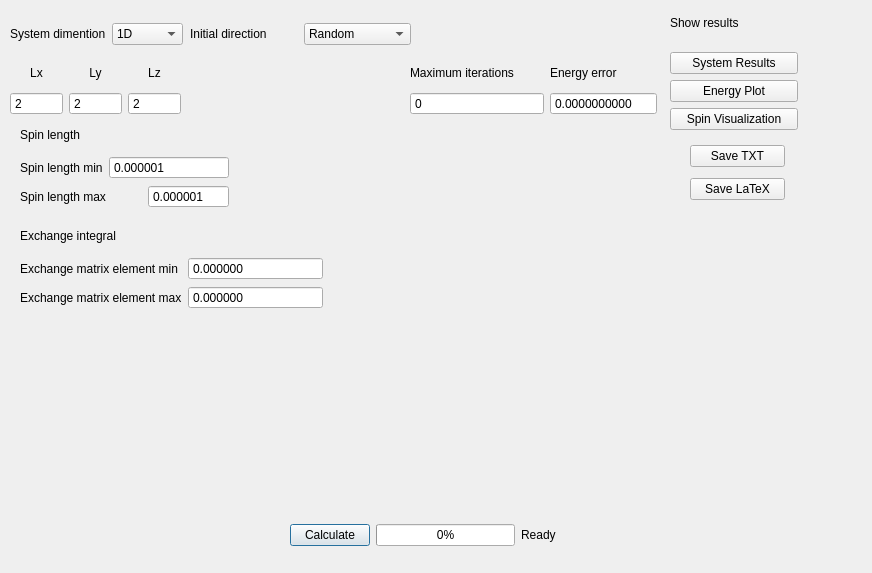
<?xml version="1.0" encoding="UTF-8"?>
<ui version="4.0">
 <class>ParametersDialog</class>
 <widget class="QDialog" name="ParametersDialog">
  <property name="geometry">
   <rect>
    <x>0</x>
    <y>0</y>
    <width>872</width>
    <height>573</height>
   </rect>
  </property>
  <property name="windowTitle">
   <string>Parameters</string>
  </property>
  <widget class="QWidget" name="layoutWidget">
   <property name="geometry">
    <rect>
     <x>10</x>
     <y>20</y>
     <width>173</width>
     <height>28</height>
    </rect>
   </property>
   <layout class="QGridLayout" name="gridLayout">
    <item row="0" column="0">
     <widget class="QLabel" name="label">
      <property name="text">
       <string>System dimention</string>
      </property>
     </widget>
    </item>
    <item row="0" column="1">
     <widget class="QComboBox" name="SystemDimentionComboBox">
      <item>
       <property name="text">
        <string>1D</string>
       </property>
      </item>
      <item>
       <property name="text">
        <string>2D</string>
       </property>
      </item>
      <item>
       <property name="text">
        <string>3D</string>
       </property>
      </item>
     </widget>
    </item>
   </layout>
  </widget>
  <widget class="QWidget" name="layoutWidget">
   <property name="geometry">
    <rect>
     <x>10</x>
     <y>60</y>
     <width>171</width>
     <height>55</height>
    </rect>
   </property>
   <layout class="QGridLayout" name="gridLayout_2">
    <item row="0" column="0">
     <widget class="QLabel" name="label_2">
      <property name="text">
       <string>&lt;html&gt;&lt;head/&gt;&lt;body&gt;&lt;p align=&quot;center&quot;&gt;Lx&lt;/p&gt;&lt;/body&gt;&lt;/html&gt;</string>
      </property>
     </widget>
    </item>
    <item row="0" column="1">
     <widget class="QLabel" name="label_3">
      <property name="text">
       <string>&lt;html&gt;&lt;head/&gt;&lt;body&gt;&lt;p align=&quot;center&quot;&gt;Ly&lt;/p&gt;&lt;/body&gt;&lt;/html&gt;</string>
      </property>
     </widget>
    </item>
    <item row="0" column="2">
     <widget class="QLabel" name="label_4">
      <property name="text">
       <string>&lt;html&gt;&lt;head/&gt;&lt;body&gt;&lt;p align=&quot;center&quot;&gt;Lz&lt;/p&gt;&lt;/body&gt;&lt;/html&gt;</string>
      </property>
     </widget>
    </item>
    <item row="1" column="0">
     <widget class="QSpinBox" name="LxSpinBox">
      <property name="buttonSymbols">
       <enum>QAbstractSpinBox::ButtonSymbols::NoButtons</enum>
      </property>
      <property name="minimum">
       <number>2</number>
      </property>
     </widget>
    </item>
    <item row="1" column="1">
     <widget class="QSpinBox" name="LySpinBox">
      <property name="buttonSymbols">
       <enum>QAbstractSpinBox::ButtonSymbols::NoButtons</enum>
      </property>
      <property name="minimum">
       <number>2</number>
      </property>
     </widget>
    </item>
    <item row="1" column="2">
     <widget class="QSpinBox" name="LzSpinBox">
      <property name="buttonSymbols">
       <enum>QAbstractSpinBox::ButtonSymbols::NoButtons</enum>
      </property>
      <property name="minimum">
       <number>2</number>
      </property>
     </widget>
    </item>
   </layout>
  </widget>
  <widget class="QWidget" name="layoutWidget">
   <property name="geometry">
    <rect>
     <x>190</x>
     <y>20</y>
     <width>221</width>
     <height>28</height>
    </rect>
   </property>
   <layout class="QGridLayout" name="gridLayout_3">
    <item row="0" column="0">
     <widget class="QLabel" name="label_5">
      <property name="text">
       <string>Initial direction</string>
      </property>
     </widget>
    </item>
    <item row="0" column="1">
     <widget class="QComboBox" name="InitialDirectionComboBox">
      <property name="currentIndex">
       <number>1</number>
      </property>
      <item>
       <property name="text">
        <string>Parallel</string>
       </property>
      </item>
      <item>
       <property name="text">
        <string>Random</string>
       </property>
      </item>
     </widget>
    </item>
   </layout>
  </widget>
  <widget class="QWidget" name="layoutWidget">
   <property name="geometry">
    <rect>
     <x>190</x>
     <y>60</y>
     <width>77</width>
     <height>55</height>
    </rect>
   </property>
   <layout class="QGridLayout" name="gridLayout_4"/>
  </widget>
  <widget class="QWidget" name="layoutWidget">
   <property name="geometry">
    <rect>
     <x>410</x>
     <y>60</y>
     <width>134</width>
     <height>55</height>
    </rect>
   </property>
   <layout class="QGridLayout" name="gridLayout_6">
    <item row="0" column="0">
     <widget class="QLabel" name="label_8">
      <property name="text">
       <string>Maximum iterations</string>
      </property>
     </widget>
    </item>
    <item row="1" column="0">
     <widget class="QSpinBox" name="spinBox">
      <property name="buttonSymbols">
       <enum>QAbstractSpinBox::ButtonSymbols::NoButtons</enum>
      </property>
      <property name="maximum">
       <number>1000000000</number>
      </property>
     </widget>
    </item>
   </layout>
  </widget>
  <widget class="QWidget" name="layoutWidget">
   <property name="geometry">
    <rect>
     <x>550</x>
     <y>60</y>
     <width>107</width>
     <height>55</height>
    </rect>
   </property>
   <layout class="QGridLayout" name="gridLayout_7">
    <item row="0" column="0">
     <widget class="QLabel" name="label_9">
      <property name="text">
       <string>Energy error</string>
      </property>
     </widget>
    </item>
    <item row="1" column="0">
     <widget class="QDoubleSpinBox" name="EnergyErrorDoubleSpinBox">
      <property name="buttonSymbols">
       <enum>QAbstractSpinBox::ButtonSymbols::NoButtons</enum>
      </property>
      <property name="decimals">
       <number>10</number>
      </property>
      <property name="maximum">
       <double>2.000000000000000</double>
      </property>
     </widget>
    </item>
   </layout>
  </widget>
  <widget class="QWidget" name="layoutWidget">
   <property name="geometry">
    <rect>
     <x>290</x>
     <y>520</y>
     <width>266</width>
     <height>31</height>
    </rect>
   </property>
   <layout class="QGridLayout" name="gridLayout_8">
    <item row="0" column="0">
     <widget class="QPushButton" name="calculateButton">
      <property name="text">
       <string>Calculate</string>
      </property>
     </widget>
    </item>
    <item row="0" column="1">
     <widget class="QProgressBar" name="simulationProgressBar">
      <property name="value">
       <number>0</number>
      </property>
     </widget>
    </item>
    <item row="0" column="2">
     <widget class="QLabel" name="calculationStatusLabel">
      <property name="text">
       <string>Ready</string>
      </property>
     </widget>
    </item>
   </layout>
  </widget>
  <widget class="QWidget" name="layoutWidget">
   <property name="geometry">
    <rect>
     <x>670</x>
     <y>0</y>
     <width>128</width>
     <height>130</height>
    </rect>
   </property>
   <layout class="QGridLayout" name="gridLayout_9">
    <item row="0" column="0">
     <widget class="QLabel" name="label_10">
      <property name="text">
       <string>Show results</string>
      </property>
     </widget>
    </item>
    <item row="1" column="0">
     <widget class="QPushButton" name="systemResultsButton">
      <property name="text">
       <string>System Results</string>
      </property>
     </widget>
    </item>
    <item row="2" column="0">
     <widget class="QPushButton" name="energyPlotButton">
      <property name="text">
       <string>Energy Plot</string>
      </property>
     </widget>
    </item>
    <item row="3" column="0">
     <widget class="QPushButton" name="spinVisualizationButton">
      <property name="text">
       <string>Spin Visualization</string>
      </property>
     </widget>
    </item>
   </layout>
  </widget>
  <widget class="QWidget" name="">
   <property name="geometry">
    <rect>
     <x>20</x>
     <y>120</y>
     <width>209</width>
     <height>88</height>
    </rect>
   </property>
   <layout class="QGridLayout" name="gridLayout_10">
    <item row="0" column="0">
     <widget class="QLabel" name="label_6">
      <property name="text">
       <string>Spin length</string>
      </property>
     </widget>
    </item>
    <item row="1" column="0">
     <widget class="QLabel" name="label_11">
      <property name="text">
       <string>Spin length min</string>
      </property>
     </widget>
    </item>
    <item row="1" column="1" colspan="2">
     <widget class="QDoubleSpinBox" name="SpinLengthMinDoubleSpinBox">
      <property name="buttonSymbols">
       <enum>QAbstractSpinBox::ButtonSymbols::NoButtons</enum>
      </property>
      <property name="decimals">
       <number>6</number>
      </property>
      <property name="minimum">
       <double>0.000001000000000</double>
      </property>
      <property name="maximum">
       <double>1000.000000000000000</double>
      </property>
     </widget>
    </item>
    <item row="2" column="0" colspan="2">
     <widget class="QLabel" name="label_12">
      <property name="text">
       <string>Spin length max</string>
      </property>
     </widget>
    </item>
    <item row="2" column="2">
     <widget class="QDoubleSpinBox" name="SpinLengthMaxDoubleSpinBox">
      <property name="buttonSymbols">
       <enum>QAbstractSpinBox::ButtonSymbols::NoButtons</enum>
      </property>
      <property name="decimals">
       <number>6</number>
      </property>
      <property name="minimum">
       <double>0.000001000000000</double>
      </property>
      <property name="maximum">
       <double>1000.000000000000000</double>
      </property>
     </widget>
    </item>
   </layout>
  </widget>
  <widget class="QWidget" name="">
   <property name="geometry">
    <rect>
     <x>20</x>
     <y>221</y>
     <width>303</width>
     <height>88</height>
    </rect>
   </property>
   <layout class="QGridLayout" name="gridLayout_5">
    <item row="0" column="0" colspan="2">
     <widget class="QLabel" name="label_7">
      <property name="text">
       <string>Exchange integral</string>
      </property>
     </widget>
    </item>
    <item row="1" column="0">
     <widget class="QLabel" name="label_13">
      <property name="text">
       <string>Exchange matrix element min</string>
      </property>
     </widget>
    </item>
    <item row="1" column="1">
     <widget class="QDoubleSpinBox" name="ExchangeIntegralMinDoubleSpinBox">
      <property name="buttonSymbols">
       <enum>QAbstractSpinBox::ButtonSymbols::NoButtons</enum>
      </property>
      <property name="decimals">
       <number>6</number>
      </property>
      <property name="minimum">
       <double>-1000.000000000000000</double>
      </property>
      <property name="maximum">
       <double>1000.000000000000000</double>
      </property>
     </widget>
    </item>
    <item row="2" column="0">
     <widget class="QLabel" name="label_14">
      <property name="text">
       <string>Exchange matrix element max</string>
      </property>
     </widget>
    </item>
    <item row="2" column="1">
     <widget class="QDoubleSpinBox" name="ExchangeIntegralMaxDoubleSpinBox">
      <property name="buttonSymbols">
       <enum>QAbstractSpinBox::ButtonSymbols::NoButtons</enum>
      </property>
      <property name="decimals">
       <number>6</number>
      </property>
      <property name="minimum">
       <double>-1000.000000000000000</double>
      </property>
      <property name="maximum">
       <double>1000.000000000000000</double>
      </property>
     </widget>
    </item>
   </layout>
  </widget>
  <widget class="QWidget" name="">
   <property name="geometry">
    <rect>
     <x>690</x>
     <y>140</y>
     <width>95</width>
     <height>67</height>
    </rect>
   </property>
   <layout class="QGridLayout" name="gridLayout_11">
    <item row="0" column="0">
     <widget class="QPushButton" name="saveTxtButton">
      <property name="text">
       <string>Save TXT</string>
      </property>
     </widget>
    </item>
    <item row="1" column="0">
     <widget class="QPushButton" name="saveTexButton">
      <property name="text">
       <string>Save LaTeX</string>
      </property>
     </widget>
    </item>
   </layout>
  </widget>
 </widget>
 <resources/>
 <connections/>
</ui>
